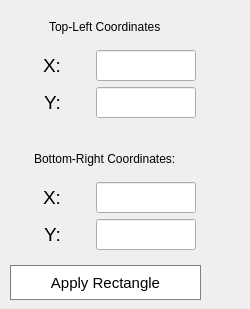
         <widget class="QWidget" name="Rectangle_page">
          <property name="minimumSize">
           <size>
            <width>250</width>
            <height>0</height>
           </size>
          </property>
          <property name="font">
           <font>
            <pointsize>14</pointsize>
           </font>
          </property>
          <widget class="QWidget" name="widget_5" native="true">
           <property name="geometry">
            <rect>
             <x>10</x>
             <y>0</y>
             <width>191</width>
             <height>300</height>
            </rect>
           </property>
           <property name="minimumSize">
            <size>
             <width>0</width>
             <height>0</height>
            </size>
           </property>
           <property name="maximumSize">
            <size>
             <width>16777215</width>
             <height>300</height>
            </size>
           </property>
           <layout class="QGridLayout" name="gridLayout_6">
            <item row="2" column="0">
             <widget class="QWidget" name="BottonRight" native="true">
              <property name="minimumSize">
               <size>
                <width>0</width>
                <height>2</height>
               </size>
              </property>
              <property name="maximumSize">
               <size>
                <width>200</width>
                <height>16777215</height>
               </size>
              </property>
              <layout class="QGridLayout" name="gridLayout_7">
               <property name="leftMargin">
                <number>5</number>
               </property>
               <property name="rightMargin">
                <number>5</number>
               </property>
               <item row="1" column="1">
                <widget class="QLineEdit" name="BRX">
                 <property name="maximumSize">
                  <size>
                   <width>100</width>
                   <height>16777215</height>
                  </size>
                 </property>
                </widget>
               </item>
               <item row="1" column="0" alignment="Qt::AlignHCenter">
                <widget class="QLabel" name="label">
                 <property name="text">
                  <string>X:</string>
                 </property>
                </widget>
               </item>
               <item row="2" column="1">
                <widget class="QLineEdit" name="BRY">
                 <property name="maximumSize">
                  <size>
                   <width>100</width>
                   <height>16777215</height>
                  </size>
                 </property>
                </widget>
               </item>
               <item row="2" column="0" alignment="Qt::AlignHCenter">
                <widget class="QLabel" name="label1">
                 <property name="text">
                  <string>Y:</string>
                 </property>
                </widget>
               </item>
               <item row="0" column="0" colspan="2" alignment="Qt::AlignHCenter">
                <widget class="QLabel" name="label_3">
                 <property name="font">
                  <font>
                   <pointsize>9</pointsize>
                  </font>
                 </property>
                 <property name="text">
                  <string>Bottom-Right Coordinates:</string>
                 </property>
                </widget>
               </item>
              </layout>
             </widget>
            </item>
            <item row="3" column="0">
             <widget class="QPushButton" name="apply_rectangle">
              <property name="minimumSize">
               <size>
                <width>100</width>
                <height>35</height>
               </size>
              </property>
              <property name="maximumSize">
               <size>
                <width>300</width>
                <height>35</height>
               </size>
              </property>
              <property name="font">
               <font>
                <pointsize>-1</pointsize>
                <weight>50</weight>
                <bold>false</bold>
                <strikeout>false</strikeout>
               </font>
              </property>
              <property name="styleSheet">
               <string notr="true">QPushButton{
	border-radius: 20px;
    background-color:white;
	border: 1px solid rgb(128,128,128);
	font-size:15px;
}

QPushButton:hover {
	border-radius: 20px;
   	color: rgb(230, 0, 92);
	border:1px solid rgb(230, 0, 92);
}

</string>
              </property>
              <property name="text">
               <string>Apply Rectangle</string>
              </property>
             </widget>
            </item>
            <item row="1" column="0">
             <widget class="QWidget" name="TopLeft" native="true">
              <property name="minimumSize">
               <size>
                <width>0</width>
                <height>1</height>
               </size>
              </property>
              <property name="maximumSize">
               <size>
                <width>200</width>
                <height>16777215</height>
               </size>
              </property>
              <layout class="QGridLayout" name="gridLayout_5">
               <property name="leftMargin">
                <number>5</number>
               </property>
               <property name="topMargin">
                <number>9</number>
               </property>
               <property name="rightMargin">
                <number>5</number>
               </property>
               <property name="bottomMargin">
                <number>9</number>
               </property>
               <item row="1" column="0" alignment="Qt::AlignHCenter">
                <widget class="QLabel" name="label_4">
                 <property name="text">
                  <string>X:</string>
                 </property>
                </widget>
               </item>
               <item row="1" column="1" alignment="Qt::AlignRight">
                <widget class="QLineEdit" name="TLX">
                 <property name="maximumSize">
                  <size>
                   <width>100</width>
                   <height>16777215</height>
                  </size>
                 </property>
                </widget>
               </item>
               <item row="2" column="0" alignment="Qt::AlignHCenter">
                <widget class="QLabel" name="label_5">
                 <property name="text">
                  <string>Y:</string>
                 </property>
                </widget>
               </item>
               <item row="2" column="1">
                <widget class="QLineEdit" name="TLY">
                 <property name="maximumSize">
                  <size>
                   <width>100</width>
                   <height>16777215</height>
                  </size>
                 </property>
                </widget>
               </item>
               <item row="0" column="0" colspan="2" alignment="Qt::AlignHCenter">
                <widget class="QLabel" name="label_2">
                 <property name="font">
                  <font>
                   <pointsize>9</pointsize>
                   <weight>50</weight>
                   <bold>false</bold>
                  </font>
                 </property>
                 <property name="text">
                  <string>Top-Left Coordinates</string>
                 </property>
                </widget>
               </item>
              </layout>
             </widget>
            </item>
           </layout>
          </widget>
         </widget>
